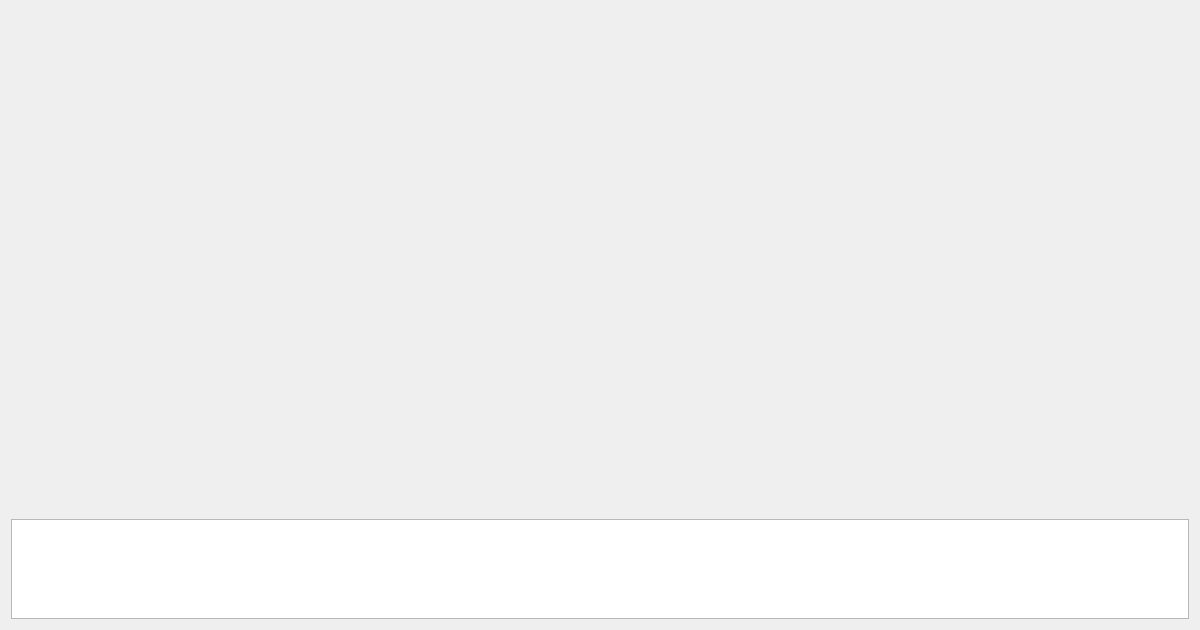
<?xml version="1.0" encoding="UTF-8"?>
<ui version="4.0">
 <class>Home_MainWid</class>
 <widget class="QWidget" name="Home_MainWid">
  <property name="geometry">
   <rect>
    <x>0</x>
    <y>0</y>
    <width>1200</width>
    <height>630</height>
   </rect>
  </property>
  <property name="sizePolicy">
   <sizepolicy hsizetype="Preferred" vsizetype="Expanding">
    <horstretch>0</horstretch>
    <verstretch>0</verstretch>
   </sizepolicy>
  </property>
  <property name="minimumSize">
   <size>
    <width>0</width>
    <height>630</height>
   </size>
  </property>
  <property name="font">
   <font>
    <family>Microsoft YaHei UI</family>
    <pointsize>9</pointsize>
   </font>
  </property>
  <property name="windowTitle">
   <string>Form</string>
  </property>
  <layout class="QGridLayout" name="gridLayout">
   <item row="0" column="0">
    <widget class="QWidget" name="workWid" native="true">
     <property name="sizePolicy">
      <sizepolicy hsizetype="Preferred" vsizetype="Preferred">
       <horstretch>0</horstretch>
       <verstretch>0</verstretch>
      </sizepolicy>
     </property>
     <property name="minimumSize">
      <size>
       <width>0</width>
       <height>510</height>
      </size>
     </property>
    </widget>
   </item>
   <item row="1" column="0">
    <widget class="QPlainTextEdit" name="textEdit">
     <property name="minimumSize">
      <size>
       <width>0</width>
       <height>100</height>
      </size>
     </property>
    </widget>
   </item>
  </layout>
 </widget>
 <resources/>
 <connections/>
</ui>
